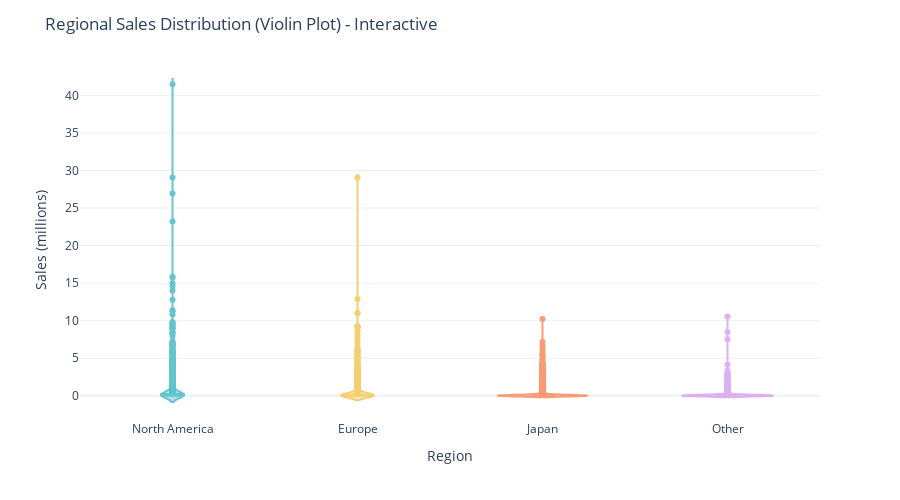

Write notebook code for a chart like this one.
### Markdown cell above
### Violin Plot for Regional Sales Distribution

### Code cell
# Interactive Plotly Violin Plot for Regional Sales Distribution
import plotly.express as px

sales_melted = df[['NA_Sales', 'EU_Sales', 'JP_Sales', 'Other_Sales']].melt(var_name='Region', value_name='Sales')
# Friendly region names
sales_melted['Region'] = sales_melted['Region'].map({
    'NA_Sales': 'North America',
    'EU_Sales': 'Europe',
    'JP_Sales': 'Japan',
    'Other_Sales': 'Other'
})

fig = px.violin(
    sales_melted,
    x='Region',
    y='Sales',
    color='Region',
    box=True,            # draw box inside the violin
    points='outliers',   # show outliers
    hover_data=['Sales'],
    color_discrete_sequence=px.colors.qualitative.Pastel
)

fig.update_layout(
    title='Regional Sales Distribution (Violin Plot) - Interactive',
    xaxis_title='Region',
    yaxis_title='Sales (millions)',
    showlegend=False,
    width=900,
    height=500,
    template='plotly_white'
)

fig.show()

### Figure 1 — Plotly figure (JSON) as saved in the notebook; plotly's stock layout.template omitted (floating-point values rounded to 4 significant figures; data arrays with more than 128 entries replaced by an {"elided": "..."} marker saying what was removed)
{"data": [{"alignmentgroup": "True", "box": {"visible": true}, "hovertemplate": "Region=%{x}<br>Sales=%{y}<extra></extra>", "legendgroup": "North America", "marker": {"color": "rgb(102, 197, 204)"}, "name": "North America", "offsetgroup": "North America", "orientation": "v", "points": "outliers", "scalegroup": "True", "showlegend": true, "type": "violin", "x": {"elided": "16291 str values"}, "x0": " ", "xaxis": "x", "y": {"elided": "16291 float values"}, "y0": " ", "yaxis": "y"}, {"alignmentgroup": "True", "box": {"visible": true}, "hovertemplate": "Region=%{x}<br>Sales=%{y}<extra></extra>", "legendgroup": "Europe", "marker": {"color": "rgb(246, 207, 113)"}, "name": "Europe", "offsetgroup": "Europe", "orientation": "v", "points": "outliers", "scalegroup": "True", "showlegend": true, "type": "violin", "x": {"elided": "16291 str values"}, "x0": " ", "xaxis": "x", "y": {"elided": "16291 float values"}, "y0": " ", "yaxis": "y"}, {"alignmentgroup": "True", "box": {"visible": true}, "hovertemplate": "Region=%{x}<br>Sales=%{y}<extra></extra>", "legendgroup": "Japan", "marker": {"color": "rgb(248, 156, 116)"}, "name": "Japan", "offsetgroup": "Japan", "orientation": "v", "points": "outliers", "scalegroup": "True", "showlegend": true, "type": "violin", "x": {"elided": "16291 str values"}, "x0": " ", "xaxis": "x", "y": {"elided": "16291 float values"}, "y0": " ", "yaxis": "y"}, {"alignmentgroup": "True", "box": {"visible": true}, "hovertemplate": "Region=%{x}<br>Sales=%{y}<extra></extra>", "legendgroup": "Other", "marker": {"color": "rgb(220, 176, 242)"}, "name": "Other", "offsetgroup": "Other", "orientation": "v", "points": "outliers", "scalegroup": "True", "showlegend": true, "type": "violin", "x": {"elided": "16291 str values"}, "x0": " ", "xaxis": "x", "y": {"elided": "16291 float values"}, "y0": " ", "yaxis": "y"}], "layout": {"height": 500, "legend": {"title": {"text": "Region"}, "tracegroupgap": 0}, "margin": {"t": 60}, "showlegend": false, "title": {"text": "Regional Sales Distribution (Violin Plot) - Interactive"}, "violinmode": "overlay", "width": 900, "xaxis": {"anchor": "y", "categoryarray": ["North America", "Europe", "Japan", "Other"], "categoryorder": "array", "domain": [0, 1], "title": {"text": "Region"}}, "yaxis": {"anchor": "x", "domain": [0, 1], "title": {"text": "Sales (millions)"}}}}
